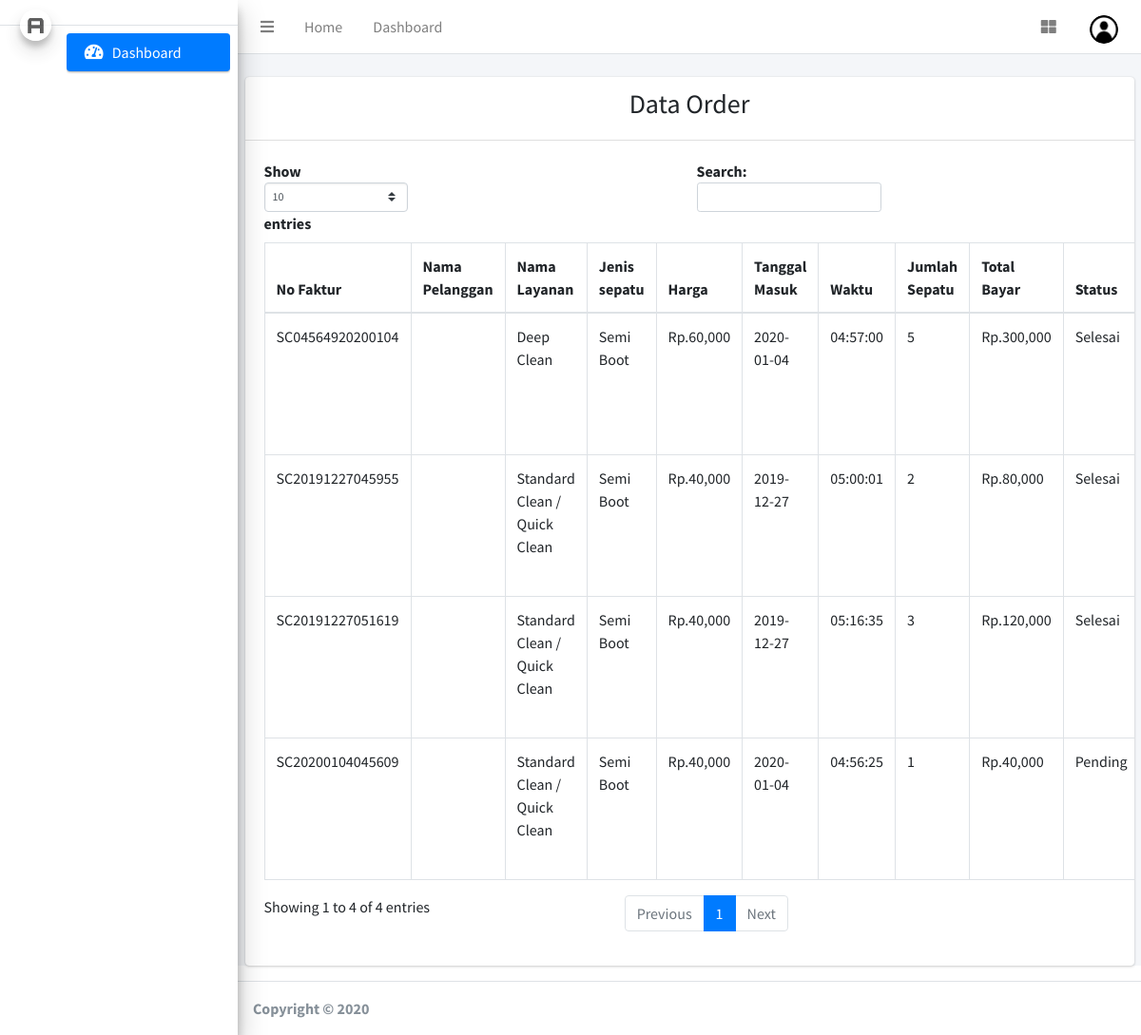
/admin/halaman.php (signed in), run on the app's committed database.
### tables this page shows
CREATE TABLE `order_detail` (
  `faktur` varchar(191) NOT NULL,
  `id_pelanggan` int(11) NOT NULL,
  `layanan` varchar(191) NOT NULL,
  `sepatu` varchar(191) NOT NULL,
  `harga` varchar(191) NOT NULL,
  `taggal` date NOT NULL,
  `waktu` time NOT NULL,
  `jumlah` varchar(11) NOT NULL,
  `total` varchar(191) NOT NULL,
  `status` varchar(191) NOT NULL DEFAULT 'Pending'
);

### admin/home.php (the view, shortened to what this page needs)
<?php
if($_SESSION['level']=='Admin'){
?>
<div class="row py-3">
  <div class="col-lg-4 col-6">
    <div class="small-box bg-info">
      <div class="inner">
        <?php
          $data = $koneksi->query("SELECT count(faktur) AS jumlah  FROM order_detail");
          $jumlah = $data->fetch_array();  ?>
        <h3><?= $jumlah['jumlah'] ?></h3>
        <p>New Orders</p>
      </div>
      <div class="icon">
        <i class="ion ion-bag"></i>
      </div>
      <a href="#" class="small-box-footer">More info <i class="fas fa-arrow-circle-right"></i></a>
    </div>
  </div>
  <div class="col-lg-4 col-6">
    <div class="small-box bg-warning">
      <div class="inner">
        <?php
          $data = $koneksi->query("SELECT count(id_pelanggan) AS a FROM pelanggan");
          $hasil = $data->fetch_array();
         ?>
        <h3><?= $hasil['a'] ?></h3>
        <p>User Registrations</p>
      </div>
      <div class="icon">
        <i class="ion ion-person-add"></i>
      </div>
      <a href="#" class="small-box-footer">More info <i class="fas fa-arrow-circle-right"></i></a>
    </div>
  </div>
  <div class="col-lg-4 col-6">
    <div class="small-box bg-danger">
      <div class="inner">
        <?php
          $data = $koneksi->query("SELECT count(id) AS k FROM karyawan");
          $uu = $data->fetch_array();
         ?>
        <h3><?= $uu['k'] ?></h3>
        <p>Karyawan</p>
      </div>
      <div class="icon">
        <i class="ion ion-person-add"></i>
      </div>
      <a href="#" class="small-box-footer">More info <i class="fas fa-arrow-circle-right"></i></a>
    </div>
  </div>
</div>
<?php }else{ ?>
<div class="card">
  <div class="card-header">
    <div align="center"><h3>Data Order</h3></div>
  </div>
  <div class="card-body table-responsive">
    <table id="example1" class="table table-bordered table-hover">
            <thead>
              <tr>
                <th>No Faktur</th>
                <th>Nama Pelanggan</th>
                <th>Nama Layanan</th>
                <th>Jenis sepatu</th>
                <th>Harga</th>
                <th>Tanggal Masuk</th>
                <th>Waktu</th>
                <th>Jumlah Sepatu</th>
                <th>Total Bayar</th>
                <th>Status</th>
              </tr>
            </thead>
            <tbody>
              <?php
                $data = $koneksi->query("SELECT * FROM order_detail a LEFT JOIN pelanggan b ON b.id_pelanggan=a.id_pelanggan ORDER BY faktur DESC");
                foreach ($data as $a) {
              ?>
              <tr>
                <td><?= $a['faktur'] ?></td>
                <td><?= $a['nama'] ?></td>
                <td><?= $a['layanan'] ?></td>
                <td><?= $a['sepatu'] ?></td>
                <td>Rp.<?= number_format($a['harga']) ?></td>
                <td><?= $a['taggal'] ?></td>
                <td><?= $a['waktu'] ?></td>
                <td><?= $a['jumlah'] ?></td>
                <td>Rp.<?= number_format($a['total']) ?></td>
                <td><?= $a['status'] ?></td>
              </tr>
              <?php } ?>
            </tbody>
        </table>
  </div>
</div>
<?php } ?>

### data on the page
order_detail: faktur "SC20200104045609", layanan "Standard Clean / Quick Clean", sepatu "Semi Boot", harga "40,000", taggal "2020-01-04", waktu "04:56:25", jumlah "1", total "40,000", status "Pending"
order_detail: faktur "SC20191227051619", layanan "Standard Clean / Quick Clean", sepatu "Semi Boot", harga "40,000", taggal "2019-12-27", waktu "05:16:35", jumlah "3", total "120,000", status "Selesai"
order_detail: faktur "SC20191227045955", layanan "Standard Clean / Quick Clean", sepatu "Semi Boot", harga "40,000", taggal "2019-12-27", waktu "05:00:01", jumlah "2", total "80,000", status "Selesai"
order_detail: faktur "SC04564920200104", layanan "Deep Clean", sepatu "Semi Boot", harga "60,000", taggal "2020-01-04", waktu "04:57:00", jumlah "5", total "300,000", status "Selesai"
